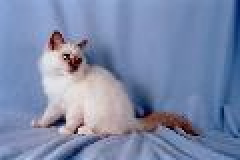
%> input picture checker-part-3/dataset/cats/458011.jpg, 120 x 80 px (shown 2 times larger); its folder holds only this picture in this run
$ octave test.m   (GNU Octave 9; MATLAB toolbox functions it lacks are replaced by stand-ins)
%> lines starting %> are read from the running program, lines starting %| are printed output that depends on the picture
### checker-part-3/rgbHistogram.m
function [sol] = rgbHistogram(path_to_image, count_bins)

  I = imread(path_to_image);
  im = double(I);
  R = im(:, :, 1);
  G = im(:, :, 2);
  B = im(:, :, 3);
  red_chan = floor(R * count_bins / 256);
  green_chan = floor(G * count_bins / 256);
  blue_chan = floor(B * count_bins / 256);
  h = red_chan + 1;
  h = h(:);
  out1 = accumarray(h, 1, [count_bins 1]);
  h = green_chan + 1;
  h = h(:);
  out2 = accumarray(h, 1, [count_bins 1]);
  h = blue_chan + 1;
  h = h(:);
  out3 = accumarray(h, 1, [count_bins 1]);
  sol = cat(1, out1, out2, out3);
  sol = sol.';

end

### checker-part-3/preprocess.m
function [X, y] = preprocess(path_to_dataset, histogram, count_bins)

  path1 = fullfile(path_to_dataset, "cats/");
  path2 = fullfile(path_to_dataset, "not_cats/");
  files1 = dir(fullfile( path1, '*.jpg' ));
  files2 = dir(fullfile( path2, '*.jpg' ));
  X = zeros( length(files1) + length(files2), count_bins*3 );
  y = zeros( length(files1) + length(files2), 1 );

  for k = 1:length(files1)
     filename = fullfile(path1, files1(k).name);
     if histogram == 'RGB'
       [sol] = rgbHistogram(filename, count_bins);
%> in rgbHistogram, I is the input picture: size 80x120x3 uint8; mean R, G, B 123.4, 137.1, 170.1
%> in rgbHistogram, `R = im(:, :, 1);`:
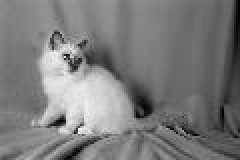
%> R: size 80x120 double (shown 2 times larger); min 0, max 244, mean 123.4
%> in rgbHistogram, `G = im(:, :, 2);`:
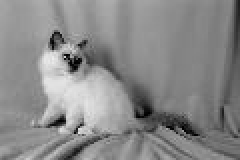
%> G: size 80x120 double (shown 2 times larger); min 0, max 237, mean 137.1
%> in rgbHistogram, `B = im(:, :, 3);`:
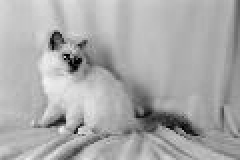
%> B: size 80x120 double (shown 2 times larger); min 0, max 244, mean 170.1
%> in rgbHistogram, `out1 = accumarray(h, 1, [count_bins 1]);`: out1 = 20 values, max 1834 at index 9, min 1 at index 20, mean 480
%> in rgbHistogram, `out2 = accumarray(h, 1, [count_bins 1]);`: out2 = 20 values, max 2442 at index 11, min 0 at index 20, mean 480
%> in rgbHistogram, `out3 = accumarray(h, 1, [count_bins 1]);`: out3 = 20 values, max 2511 at index 14, min 1 at index 20, mean 480
%> in rgbHistogram, `sol = cat(1, out1, out2, out3);`: sol = 60 values, max 2511 at index 54, min 0 at index 40, mean 480
     elseif histogram == 'HSV'
       [sol] = hsvHistogram(filename, count_bins);
     endif
     X(k, :) = sol;
     y(k) = 1;
  endfor
  for k=1:length(files2)
    filename = fullfile(path2, files2(k).name);
    if histogram == 'RGB'
      [sol] = rgbHistogram(filename, count_bins);
%> call 2 of rgbHistogram, with count_bins = 20
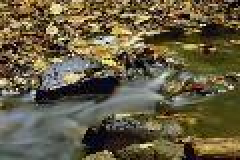
%> input picture checker-part-3/dataset/not_cats/150002.jpg, 120 x 80 px (shown 2 times larger)
%> in rgbHistogram, I is the input picture: size 80x120x3 uint8; mean R, G, B 100.8, 91.9, 66.8
%> in rgbHistogram (call 2), `R = im(:, :, 1);`:
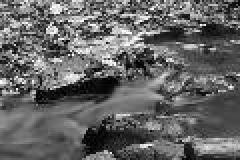
%> R: size 80x120 double (shown 2 times larger); min 0, max 255, mean 100.8
%> in rgbHistogram (call 2), `G = im(:, :, 2);`:
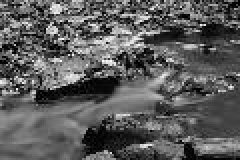
%> G: size 80x120 double (shown 2 times larger); min 0, max 255, mean 91.9
%> in rgbHistogram (call 2), `B = im(:, :, 3);`:
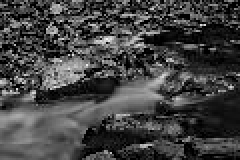
%> B: size 80x120 double (shown 2 times larger); min 0, max 246, mean 66.8
%> in rgbHistogram (call 2), `out1 = accumarray(h, 1, [count_bins 1]);`: out1 = 20 values, max 1005 at index 6, min 57 at index 20, mean 480
%> in rgbHistogram (call 2), `out2 = accumarray(h, 1, [count_bins 1]);`: out2 = 20 values, max 1008 at index 6, min 7 at index 20, mean 480
%> in rgbHistogram (call 2), `out3 = accumarray(h, 1, [count_bins 1]);`: out3 = 20 values, max 1455 at index 1, min 1 at index 20, mean 480
%> in rgbHistogram (call 2), `sol = cat(1, out1, out2, out3);`: sol = 60 values, max 1455 at index 41, min 1 at index 60, mean 480
    elseif histogram == 'HSV'
      [sol] = hsvHistogram(filename, count_bins);
    endif
    X(k + length(files1), :) = sol;
    y(k + length(files1)) = -1;
   endfor

endfunction

### checker-part-3/Householder.m
function [Q, R] = Householder(A, b)

	[m, n] = size(A);
  Q = eye(m);
	for p = 1:min(m-1, n)
		sigma = -norm(A(p:m, p));
		if A(p, p) < 0
			sigma = -sigma;
		endif
		vp(1:m, 1) = 0;
		vp(p) = A(p, p) + sigma;
		vp(p + 1:m) = A(p + 1:m, p);
		beta = sigma * vp(p);

		if beta ~= 0
      A(p, p) = -sigma;
		  A(p + 1:m, p) = 0;
      for j = (p + 1):n
		    t = vp(p:m)' * A(p:m, j) / beta;
		    A(p:m, j) = A(p:m, j) - t * vp(p:m);
		  endfor
      t = vp(p:m)' * b(p:m) / beta;
		  b(p:m) = b(p:m) - t * vp(p:m);
		  for j = 1:m
		    t = vp(p:m)' * Q(p:m, j) / beta;
		    Q(p:m, j) = Q(p:m, j) - t * vp(p:m);
		  endfor
    endif
  endfor

	R = -A;
	Q = Q';

endfunction

### checker-part-3/learn.m
function [w] = learn(X, y)

  X_tilda = [X ones(size(X, 1), 1)];
  [Q, R] = Householder(X_tilda, y);
  z = -Q \ y;
  [w] = SST(R, z);

end

### checker-part-3/SST.m
function [x] = SST(A, b)
  [m, n] = size(A);
  x = zeros(n, 1);
  for j = n:-1:2
    x(j) = b(j) / A(j, j);
    b(1:j-1) = b(1:j-1) - x(j) * A(1:j-1, j);
  end
  x(1) = b(1) / A(1,1);
end


### test.m
%[x, y] = preprocess('dataset/', 'RGB', 16)
path1 = '/home/bianca/Documents/MN_tema1/checker-part-3/dataset/';
path2 = '/home/bianca/Documents/MN_tema1/checker-part-3/testset/';
histogram = "RGB";
count_bins = 20;
[X, y] = preprocess(path1, histogram, count_bins);
%> X = 60 columns, first 8: [49 75 84 133 235 365 489 907; 266 394 470 515 694 1005 997 954]; y = [1; -1]
[w] = learn(X, y);
%> the loop in Householder, `for p = 1:min(m-1, n)` made 1 pass
%> (sigma, beta) on pass 1: (-270.5, 59903.7)
%> after the loop in Householder, `for p = 1:min(m-1, n)`: A = 61 columns, first 8: [270.5 401.1 477.4 530.6 725.1 1054.5 1069.1 1102.5; 0 2.38 -2.54 37.5 105.4 176.9 300.3 719.2]; Q = [0.181 0.983; 0.983 -0.181]; b = [-0.802; 1.16]; t = 0.00444; vp = [-221.5; 266]
%> in Householder, `R = -A;`: R = 61 columns, first 8: [-270.5 -401.1 -477.4 -530.6 -725.1 -1054.5 -1069.1 -1102.5; 0 -2.38 2.54 -37.5 -105.4 -176.9 -300.3 -719.2]
%> in learn, `[Q, R] = Householder(X_tilda, y);`: Q = [0.181 0.983; 0.983 -0.181]
%> in learn, `z = -Q \ y;`: z = [0.802; -1.16]
%> the run ends on the next line
